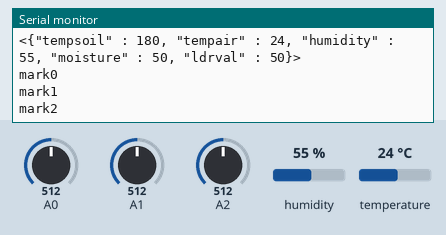
This sketch was run on a simulated Arduino Uno, built with avr-gcc and run on an emulated ATmega328P. On the bench: the last lines printed to the serial monitor. The inputs (shaded band) are chosen by the test bench; at power-on: A2 = 512, A0 = 512, A1 = 512, humidity 55 %, temperature 24 °C. No radio packets arrive unless stated.

Above: at 11.2 s.
11.3 s: A2 set to 113
At 14.1 s:
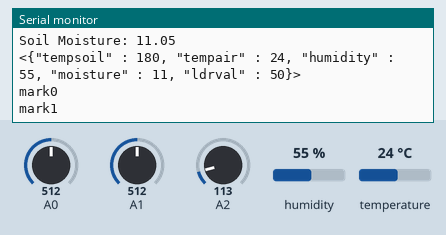
16.3 s: A2 set to 98
At 17.4 s:
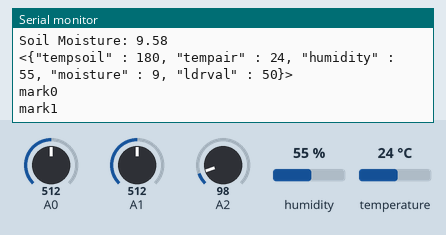
Timing chart, 0 to 19.3 s (numbered marks = the images above; inputs shaded):
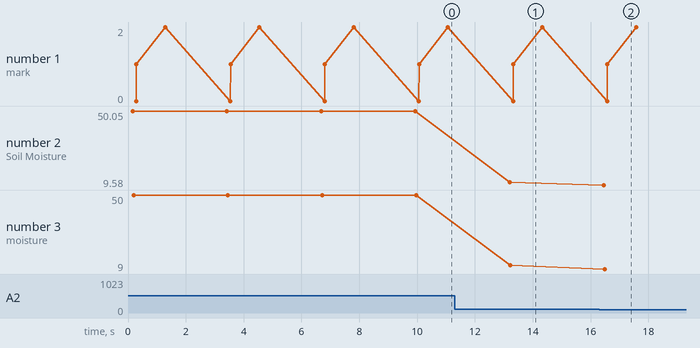

The sketch:

sender.ino
```cpp
#include <dht.h>
#include <SPI.h>
#include <RH_RF95.h>
//#include <ArduinoJson.h>
RH_RF95 SX1278;
dht DHT;


#define DHT11Pin 7
//StaticJsonBuffer<200> jsonBuffer;
//JsonObject& root = jsonBuffer.createObject();
char payload[150];
int TempPin = 1;
float TempVal;
float DHTTemp;
float DHTHumidity;
float LdrVal;
float MoistureVal;
int LdrPin = 0;//define a pin for Photo resistor
int MoisturePin=2;

void setup(){

  DHT.read11(DHT11Pin);
  Serial.begin(9600);
  while (!Serial) ; // Wait for serial port to be available

    if (!SX1278.init())
        Serial.println("Notice:init failed");

    // Defaults init are 434.0MHz, 13dBm, Bw = 125 kHz, Cr = 4/5, Sf = 128chips/symbol, CRC on
}

void loop()
{
  // Soil Temp
  TempVal = safeAnalogRead(TempPin);
  TempVal = (TempVal/1024.0)*500*0.72;

  Serial.print("SOIL TEMPRATURE = ");
  Serial.print(TempVal);
  Serial.print("*C");
  Serial.println();

  //Surrounding Temp
  Serial.print("Surrounding Temperature = ");
  DHTTemp = DHT.temperature;
  Serial.println(DHTTemp);
  Serial.print("Surrounding Humidity = ");
  DHTHumidity = DHT.humidity;
  Serial.println(DHTHumidity);

  //Photoresistor
  Serial.print("Light Intensity: ");
  LdrVal = safeAnalogRead(LdrPin);
  LdrVal = (LdrVal/1023.0)*100.0;
  Serial.print(LdrVal);
  Serial.println("%");


  //Soil Moisture
  MoistureVal = safeAnalogRead(MoisturePin);
  MoistureVal = (MoistureVal/1023.0)*100.0;
  // print out the value you read:
  Serial.print("Soil Moisture: ");
  Serial.println(MoistureVal);
  Serial.println("\n\n\n");
  /*char tempval[3];
  char dhttemp[3];
  char dhthumidity[3];
  char moistureval[4];
  char ldrval[3];
  itoa ((int)TempVal,tempval,10);
  itoa ((int)DHTTemp,dhttemp,10);
  itoa ((int)DHTHumidity,dhthumidity,10);
  itoa ((int)MoistureVal,moistureval,10);
  itoa ((int)LdrVal,ldrval,10);

  char testing[5] = {'0','0','0','C','C'};
  testing[0]=tempval[0];
  testing[1]=tempval[1];
  testing[2]=tempval[2];

  Serial.println(testing);

  */
  String s1 = "<{\"tempsoil\" : " + (String)((int)TempVal) + ", \"tempair\" : " + (String)((int)DHTTemp) + ", \"humidity\" : " + (String)((int)DHTHumidity) + ", \"moisture\" : " + (String)((int)MoistureVal) + ", \"ldrval\" : " + (String)((int)LdrVal)+"}>";
  s1.toCharArray(payload,150);

  /*root["tempsoil"] = (int)TempVal;
  root["humidity"] = (int)DHTHumidity;
  root["tempair"] = (int)DHTTemp;
  root["ldrval"] = (int)LdrVal;
  root["moisture"] = (int)MoistureVal;

  root.printTo(Serial);
  Serial.println();
  root.printTo((char*)payload, root.measureLength() + 1);
  */
  // Send a message to SX1278_server
  Serial.println(payload);
  uint8_t lennn = sizeof(payload);
  SX1278.send(payload, lennn);
  Serial.println("mark0");
  SX1278.waitPacketSent();
  Serial.println("mark1");
  // Now wait for a reply
  uint8_t buf[RH_RF95_MAX_MESSAGE_LEN];
  uint8_t len = sizeof(buf);
  delay(1000);
  Serial.println("mark2");


  delay(2000);
}


int safeAnalogRead(int pin)
{
  int x = analogRead(pin);  // make an initial reading to set up the ADC
  delay(10);                // let the ADC stabilize
  x = analogRead(pin);      // toss the first reading and take one we will keep
  delay(10);                // delay again to be friendly to future readings
  return x;
}
```

Measured:
- after the input at 11.3 s, the serial monitor: prints a new line after 1.9 s (image 1)
- after the input at 16.3 s, the serial monitor: prints a new line after 0.16 s (image 2)
- plotted number 2: 50.05 → 11.05 after the input at 11.3 s, 11.05 → 9.58 after the input at 16.3 s
- plotted number 3: 50 → 11 after the input at 11.3 s, 11 → 9 after the input at 16.3 s
